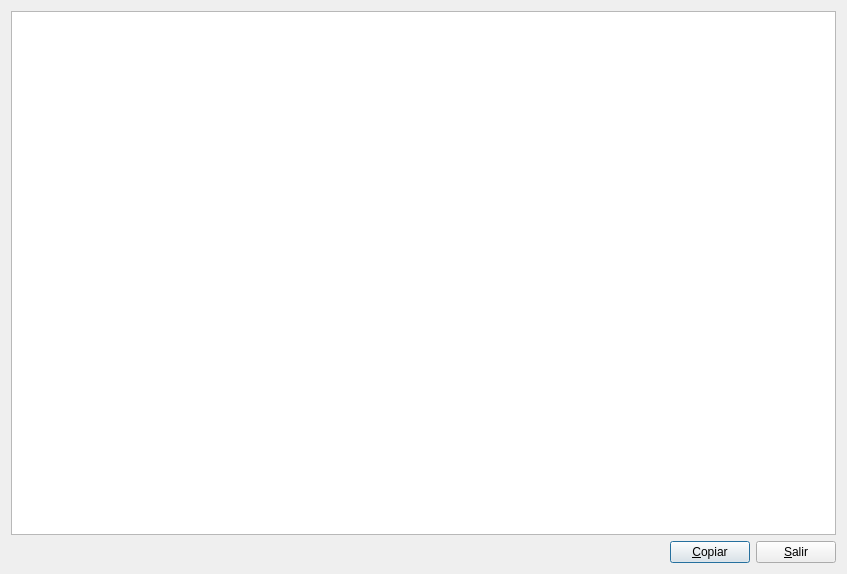
<?xml version="1.0" encoding="UTF-8"?>
<ui version="4.0">
 <class>Datos_accesorios_export</class>
 <widget class="QDialog" name="Datos_accesorios_export">
  <property name="geometry">
   <rect>
    <x>0</x>
    <y>0</y>
    <width>847</width>
    <height>574</height>
   </rect>
  </property>
  <property name="windowTitle">
   <string>Datos Accesorios</string>
  </property>
  <layout class="QVBoxLayout" name="verticalLayout">
   <item>
    <widget class="QTableWidget" name="tableWidget"/>
   </item>
   <item>
    <layout class="QHBoxLayout" name="horizontalLayout">
     <item>
      <spacer name="horizontalSpacer">
       <property name="orientation">
        <enum>Qt::Orientation::Horizontal</enum>
       </property>
       <property name="sizeHint" stdset="0">
        <size>
         <width>40</width>
         <height>20</height>
        </size>
       </property>
      </spacer>
     </item>
     <item>
      <widget class="QPushButton" name="copiar_pushButton">
       <property name="text">
        <string>&amp;Copiar</string>
       </property>
       <property name="icon">
        <iconset resource="keme.qrc">
         <normaloff>:/iconos/graf/Copy.png</normaloff>:/iconos/graf/Copy.png</iconset>
       </property>
      </widget>
     </item>
     <item>
      <widget class="QPushButton" name="salir_pushButton">
       <property name="text">
        <string>&amp;Salir</string>
       </property>
       <property name="icon">
        <iconset resource="keme.qrc">
         <normaloff>:/iconos/graf/application-exit.png</normaloff>:/iconos/graf/application-exit.png</iconset>
       </property>
      </widget>
     </item>
    </layout>
   </item>
  </layout>
 </widget>
 <resources>
  <include location="keme.qrc"/>
 </resources>
 <connections>
  <connection>
   <sender>salir_pushButton</sender>
   <signal>clicked()</signal>
   <receiver>Datos_accesorios_export</receiver>
   <slot>reject()</slot>
   <hints>
    <hint type="sourcelabel">
     <x>793</x>
     <y>543</y>
    </hint>
    <hint type="destinationlabel">
     <x>602</x>
     <y>538</y>
    </hint>
   </hints>
  </connection>
 </connections>
</ui>
